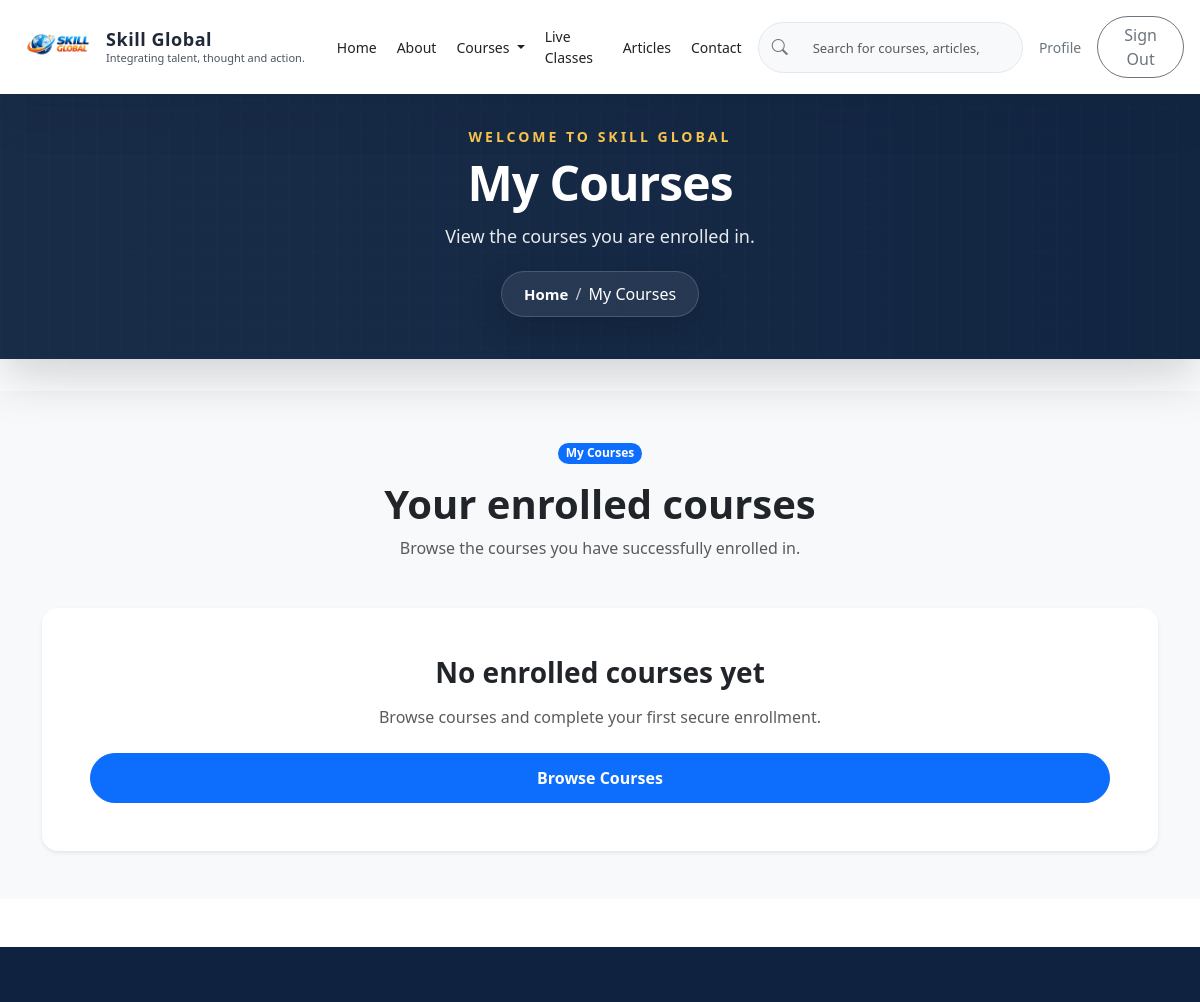
The page /courses/my-courses/ (signed in, upper part) on the database as committed earlier.
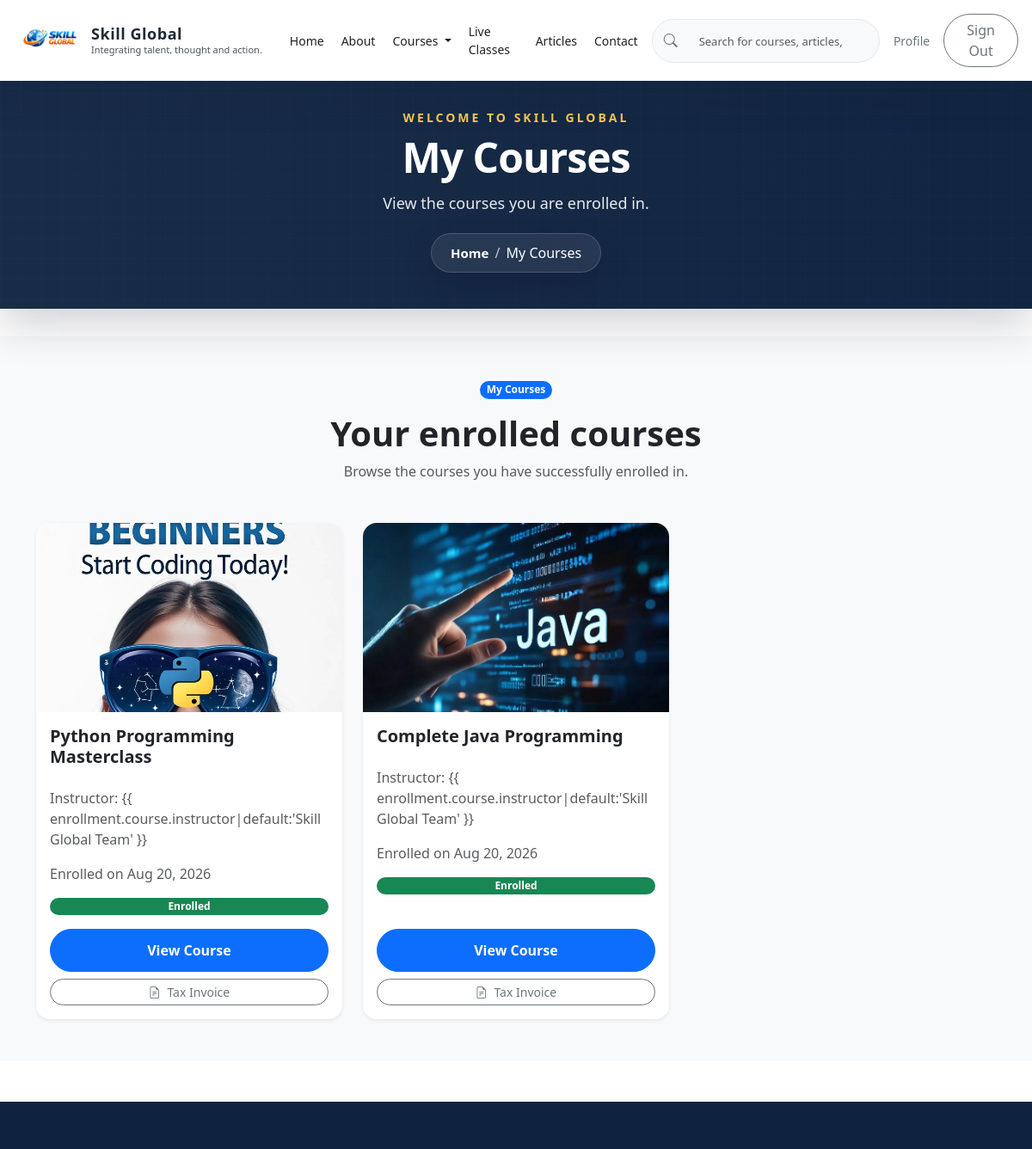
The same page on the database as committed later.
### skill_global/models.py (models this page shows, shortened)
class CourseEnrollment(models.Model):
    PAYMENT_METHOD_CHOICES = [
        ('UPI', 'UPI'),
        ('Card', 'Card'),
        ('Net Banking', 'Net Banking'),
    ]
    PAYMENT_STATUS_CHOICES = [
        ('Pending', 'Pending'),
        ('Paid', 'Paid'),
        ('Failed', 'Failed'),
    ]
    ORDER_STATUS_CHOICES = [
        ('Pending', 'Pending'),
        ('Confirmed', 'Confirmed'),
        ('Cancelled', 'Cancelled'),
    ]
    user = models.ForeignKey(settings.AUTH_USER_MODEL, on_delete=models.CASCADE, related_name='course_enrollments')
    course = models.ForeignKey(Course, on_delete=models.CASCADE, related_name='enrollments')
    enrollment_id = models.CharField(max_length=36, unique=True, editable=False)
    original_amount = models.DecimalField(max_digits=10, decimal_places=2, default=0)
    discount_amount = models.DecimalField(max_digits=10, decimal_places=2, default=0)
    amount = models.DecimalField(max_digits=10, decimal_places=2, default=0)
    coupon = models.ForeignKey(Coupon, on_delete=models.SET_NULL, blank=True, null=True, related_name='enrollments')
    payment_method = models.CharField(max_length=20, choices=PAYMENT_METHOD_CHOICES, blank=True)
    payment_status = models.CharField(max_length=20, choices=PAYMENT_STATUS_CHOICES, default='Pending')
    order_status = models.CharField(max_length=20, choices=ORDER_STATUS_CHOICES, default='Pending')
    razorpay_order_id = models.CharField(max_length=100, blank=True, null=True)
    razorpay_payment_id = models.CharField(max_length=100, blank=True, null=True)
    razorpay_signature = models.CharField(max_length=255, blank=True, null=True)
    branch = models.CharField(max_length=100, blank=True, null=True)
    specialization = models.CharField(max_length=200, blank=True, null=True)
    date_of_birth = models.DateField(blank=True, null=True)
    address = models.TextField(blank=True, null=True)
    created_at = models.DateTimeField(auto_now_add=True)
    updated_at = models.DateTimeField(auto_now=True)
    class Meta:
        verbose_name = 'Course Enrollment'
        verbose_name_plural = 'Course Enrollments'
        unique_together = ('user', 'course')
        ordering = ['-created_at']

class Course(models.Model):
    title = models.CharField(max_length=200)
    slug = models.SlugField(max_length=255, unique=True, blank=True, null=True)
    category = models.CharField(max_length=100, blank=True)
    short_description = models.CharField(max_length=255, blank=True)
    description = models.TextField(blank=True)
    instructor = models.CharField(max_length=150, blank=True)
    duration = models.CharField(max_length=80, blank=True)
    level = models.CharField(max_length=80, blank=True)
    price = models.DecimalField(max_digits=8, decimal_places=2, blank=True, null=True)
    image = models.ImageField(upload_to='courses/', blank=True, null=True)
    is_active = models.BooleanField(default=True)
    created_at = models.DateTimeField(auto_now_add=True)
    updated_at = models.DateTimeField(auto_now=True)
    class Meta:
        verbose_name = 'Course'
        verbose_name_plural = 'Courses'
        ordering = ['title']

### skill_global/views.py (the view)
# urls.py: path('courses/my-courses/', views.my_courses, name='my_courses'),
def my_courses(request):
    if not request.user.is_authenticated:
        return redirect('login')
    enrollments = CourseEnrollment.objects.filter(
        user=request.user,
        payment_status='Paid',
        order_status='Confirmed',
    ).select_related('course').order_by('-created_at')
    context = {
        'page_title': 'My Courses',
        'page_description': 'View the courses you are enrolled in.',
        'enrollments': enrollments,
    }
    return render(request, 'skill_global/my_courses.html', context)

### templates/skill_global/my_courses.html (shortened to what this page needs)
{% extends 'base.html' %}
{% load static %}
{% block content %}
<section class="py-5 bg-light">
    <div class="container">
        <div class="mb-5 text-center">
            <span class="badge bg-primary rounded-pill mb-3">My Courses</span>
            <h1 class="fw-bold">Your enrolled courses</h1>
            <p class="text-muted">Browse the courses you have successfully enrolled in.</p>
        </div>
        {% if enrollments %}
        <div class="row g-4">
            {% for enrollment in enrollments %}
            <div class="col-lg-4">
                <div class="card border-0 shadow-sm rounded-4 overflow-hidden h-100">
                    {% if enrollment.course.image %}
                    <img src="{{ enrollment.course.image.url }}" class="img-fluid w-100"
                        alt="{{ enrollment.course.title }}" style="height: 220px; object-fit: cover;">
                    {% else %}
                    <div class="d-flex align-items-center justify-content-center bg-light" style="height: 220px;">
                        <i class="bi bi-image fs-1 text-secondary"></i>
                    </div>
                    {% endif %}
                    <div class="card-body d-flex flex-column gap-3">
                        <h5 class="fw-semibold">{{ enrollment.course.title }}</h5>
                        <p class="text-muted mb-0">Instructor: {{ enrollment.course.instructor|default:'Skill Global
                            Team' }}
                        </p>
                        <p class="text-muted mb-0">Enrolled on {{ enrollment.created_at|date:'M d, Y' }}</p>
                        <span class="badge bg-success rounded-pill">Enrolled</span>
                        <div class="mt-auto d-flex flex-column gap-2">
                            <a href="{% url 'course_detail' enrollment.course.id %}"
                                class="btn btn-primary rounded-pill w-100">View Course</a>
                            <a href="{% url 'enrollment_invoice' enrollment.enrollment_id %}"
                                class="btn btn-outline-secondary rounded-pill w-100 btn-sm">
                                <i class="bi bi-file-earmark-text me-1"></i> Tax Invoice
                            </a>
                        </div>
                    </div>
                </div>
            </div>
            {% endfor %}
        </div>
        {% else %}
        <div class="card border-0 shadow-sm rounded-4 p-5 text-center">
            <h3 class="fw-bold mb-3">No enrolled courses yet</h3>
            <p class="text-muted mb-4">Browse courses and complete your first secure enrollment.</p>
            <a href="{% url 'courses' %}" class="btn btn-primary rounded-pill px-5">Browse Courses</a>
        </div>
        {% endif %}
    </div>
</section>
{% endblock %}

Rows that differ between the two databases and show on the page:
added CourseEnrollment: course.image (picture), course "Python Programming Masterclass", created_at "Aug 20, 2026"
added CourseEnrollment: course.image (picture), course "Complete Java Programming", created_at "Aug 20, 2026"
Other text that changed with them:
text no longer shown: "No enrolled courses yet Browse courses and complete your first secure enrollment. Browse Courses"
